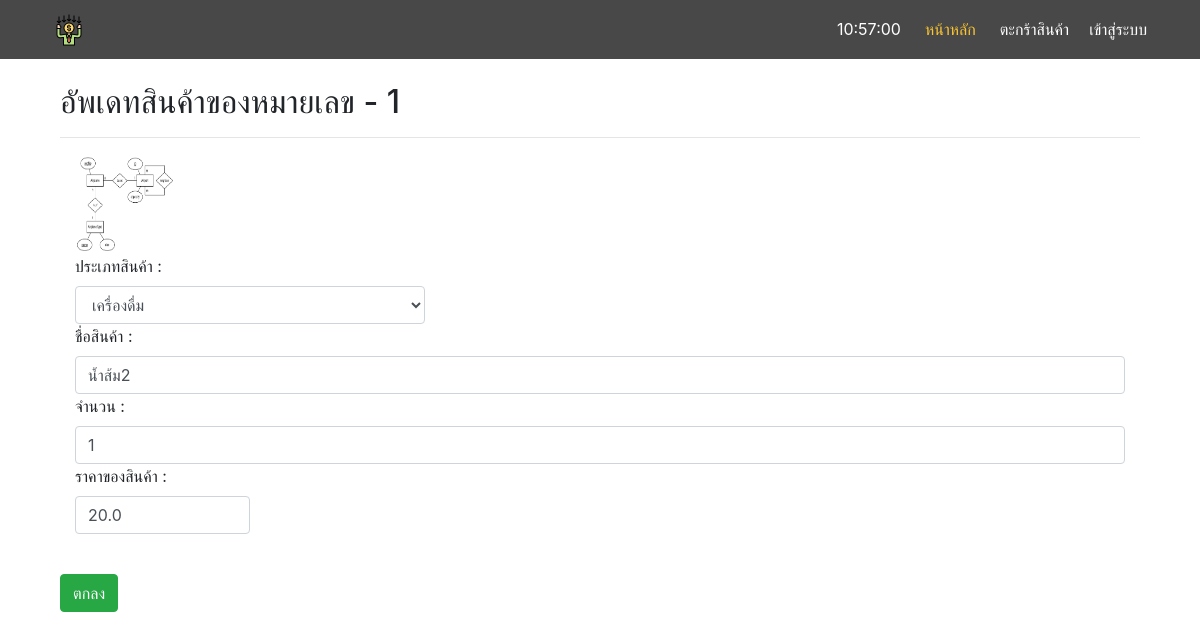
Before: /manage/product/1 with the older database file.
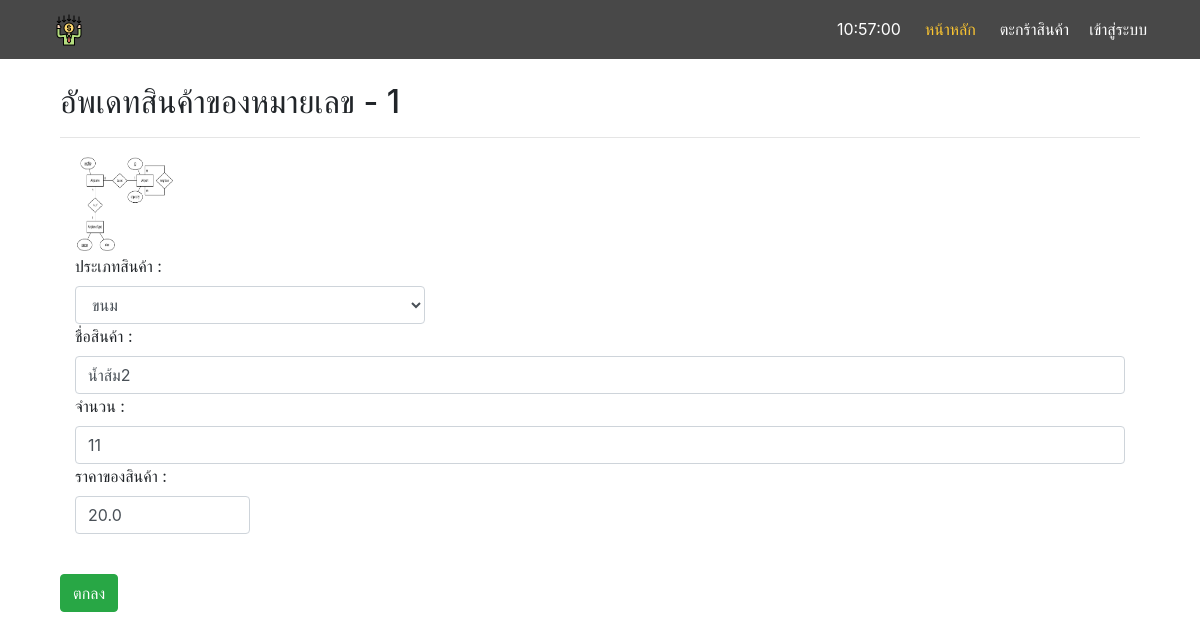
After: the same page with the newer database file.
### main/models.py (models this page shows, shortened)
class Product(models.Model):
    type = models.ForeignKey(Type, on_delete=models.PROTECT,null=True)
    name = models.CharField(max_length=255)
    description = models.CharField(max_length=255,null=True)
    price = models.FloatField()
    stock = models.IntegerField()
    picture = models.ImageField(default='product_pic/default.png',upload_to='product_pic',null=True,blank=True)

class Type(models.Model):
    type_name = models.CharField(max_length=255)

### manage/views.py (the view, shortened to what this page needs)
# urls.py: path('product/<int:product_id>',views.product_update,name='pup'),
def product_update(request,product_id):
    page_title = 'Update Product = %d' %product_id
    product = Product.objects.get(pk=product_id)
    type = Type.objects.all()
    notice = ''
    context={
        'num':product_id,
        'product':product,
        'type':type,
        'notice':notice,
        'page_title':page_title
    }
    return render(request,'manage/product_form2.html',context=context)

### manage/templates/manage/product_form2.html (shortened to what this page needs)
{% extends 'base.html' %}
{% block content %}
 <div class="container">
  {% if product.id %}
  <form method="POST" action="{% url 'pup' product_id=num %}" enctype="multipart/form-data">
    <h2>อัพเดทสินค้าของหมายเลข - {{num}}</h2>
    <hr>
      {% endif %}
      <div class="form-group">
        <div class="col">
          {% if product.id %}
          <img src="{{product.picture.url}}" height='100' width='100'><br>
          <label>ประเภทสินค้า :</label>
          <select name="txt" class="form-control col-4">
            {% for t in type %}
            <option value="{{t.id}}" {% if product.type.id == t.id %} selected {% endif %}>{{t.type_name}}</option>
            {% endfor %}
          </select>
          {% endif %}
        </div>
        <div class="col">
          <label>ชื่อสินค้า :</label>
          <input type="text" class="form-control" name="txt_2" value="{{product.name}}" required>
        </div>
        <div class="col">
          <label>จำนวน :</label>
          <input type="text" class="form-control" name="txt_3" value="{{product.stock}}" required>
        </div>
        <div class="col">
          <label>ราคาของสินค้า :</label>
          <input type="text" class="form-control col-2" name="txt_4" value="{{product.price}}" required>
        </div><br>
      </div>
      <input type="submit" class="btn btn-success" value="ตกลง">
    </form><br>
</div>
{% endblock %}

Changed rows visible on the page:
changed Product "น้ำส้ม2": txt "เครื่องดื่ม" → "ขนม"; txt_3 "1" → "11"
